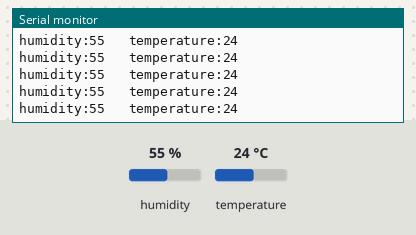
Simulated run of this sketch. Board: Arduino Uno, built with avr-gcc and run on an emulated ATmega328P. On the bench: the last lines printed to the serial monitor. The inputs (shaded band) are chosen by the test bench; at power-on: humidity 55 %, temperature 24 °C.

Above: at 1.2 s.
1.3 s: humidity set to 22 %
At 1.53 s:
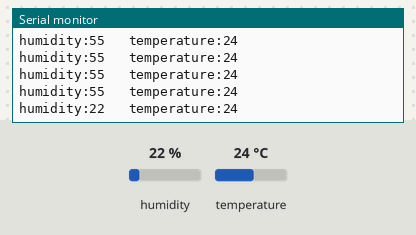
2.8 s: temperature set to 12 °C
At 2.87 s:
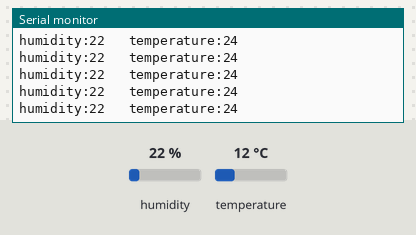
4.3 s: humidity set to 40 %
At 4.44 s:
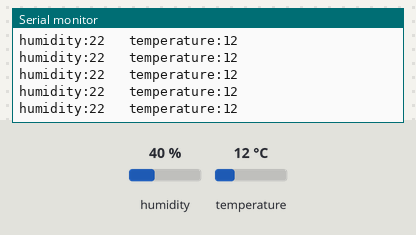
Timing chart, 0 to 7.3 s (numbered marks = the images above; inputs shaded):
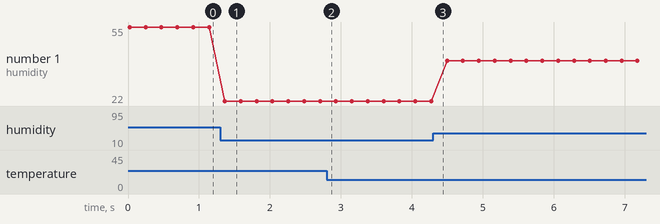

The sketch:

Project_26.1.ino
```cpp
#include <dht11.h>  //include the library code:
dht11 DHT;
#define DHT11_PIN 3 //定义DHT11为数字口3

void setup()
{
  Serial.begin(9600);
}

void loop()
{
  int chk;
  chk = DHT.read(DHT11_PIN);    // READ DATA
  switch (chk)
  {
    case DHTLIB_OK:
      break;
    case DHTLIB_ERROR_CHECKSUM: //校检和错误返回
      break;
    case DHTLIB_ERROR_TIMEOUT: //超时错误返回
      break;
    default:
      break;
  }
  // DISPLAT DATA
  Serial.print("humidity:");
  Serial.print(DHT.humidity);
  Serial.print("   temperature:");
  Serial.println(DHT.temperature);
  delay(200);
}
```

Measured:
- after the input at 1.3 s, the serial monitor: prints a new line after 0.07 s (image 1)
- plotted number 1: 55 → 22 after the input at 1.3 s, 22 → 40 after the input at 4.3 s
